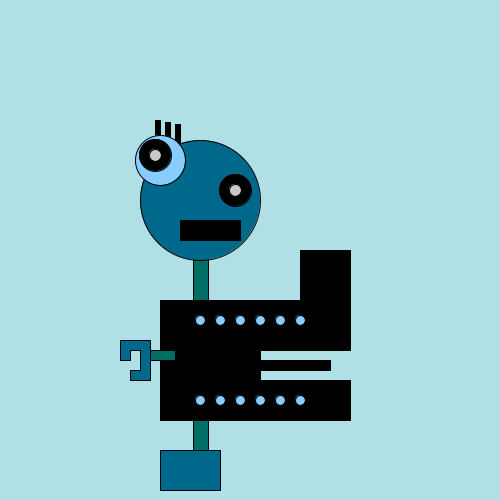
Frame 1 (no input)
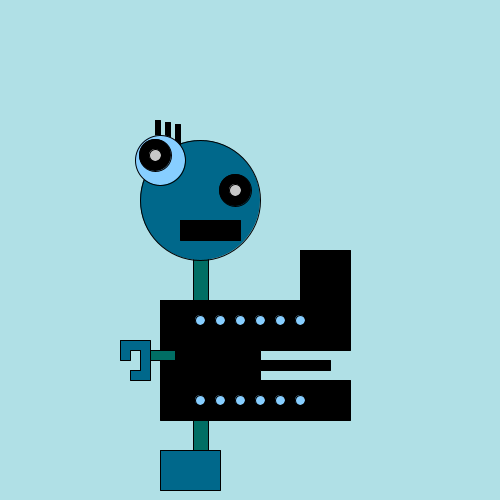
Frame 60 (the mouse pressed at the canvas centre just before this capture)
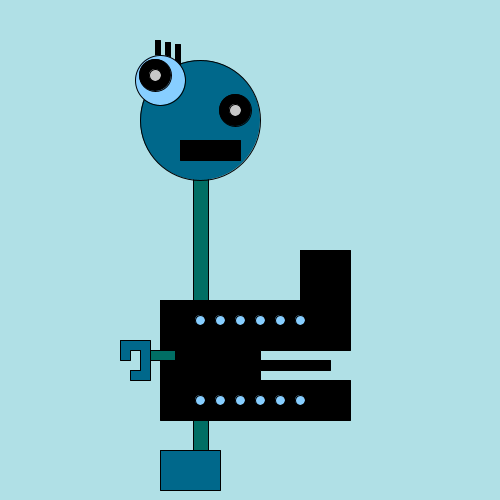
Frame 120 (the mouse held since frame 60 and released just before this capture)

The Processing sketch that drew these frames (run headless with seeded random() and noise(); from frame 60 on, the mouse is pressed at the canvas centre):

// Processing sketch: processing_56598
// ── processing_56598.pde

int neckH = 200;



void setup() {
size(500,500);
smooth();
}

void draw() {
  background(176,224,230);
  int targetX = mouseX;
  //x+= (targetX-x) * easing;
  
  if (mousePressed) {
    neckH = 120;
  } else {
    neckH = 200;
  }
  

//neck
fill(0,110,100);
rect(193,neckH + 58,15,neckH+30);

//head
fill(0,104,139);
ellipse(200, neckH, 120,120);

fill(0);
rect(155,neckH-80,5,20);  //eyelashes
rect(165,neckH-78,5,20);
rect(175,neckH-76,5,20);

fill(135,206,255);  //large eye
ellipse(160,neckH-40,50,50);
fill(0);
ellipse(155,neckH-45,32,32);
fill(200);
ellipse(155,neckH-45,12,12);

fill(0);            //small eye
ellipse(235,neckH-10,32,32);
fill(200);
ellipse(235,neckH-10,12,12);
//mouth
fill(0);
strokeJoin(ROUND);
rect(180,neckH+20,60,20);

//leg
fill(0,104,139);
rect(160,450,60,40);
fill(0,110,100);
rect(193,410,15,40);


//body

fill(0);
beginShape();
vertex(160,300);
vertex(300,300);
vertex(300, 250);
vertex(350,250);
vertex(350,350);
vertex(260,350);
vertex(260,360);
vertex(330,360);
//vertex(
vertex(330,370);
vertex(260,370);
vertex(260,380);
vertex(350,380);
vertex(350,420);
vertex(160,420);
endShape(CLOSE);

fill(135,206,255);
for (int i = 200; i < 320; i += 20) {ellipse(i, 320, 10,10);}
for (int i = 200; i < 320; i += 20) {ellipse(i, 400, 10,10);}


//ARMS
//left
//wrist
fill(0,110,100);
rect(145,350,30,10);

fill(0,104,139);
beginShape();
vertex(120, 340);
vertex(150,340);
vertex(150,380);
vertex(130,380);
vertex(130,370);
vertex(140,370);
vertex(140,350);
vertex(130,350);
vertex(130,360);
vertex(120,360);
endShape(CLOSE);
//right

}
